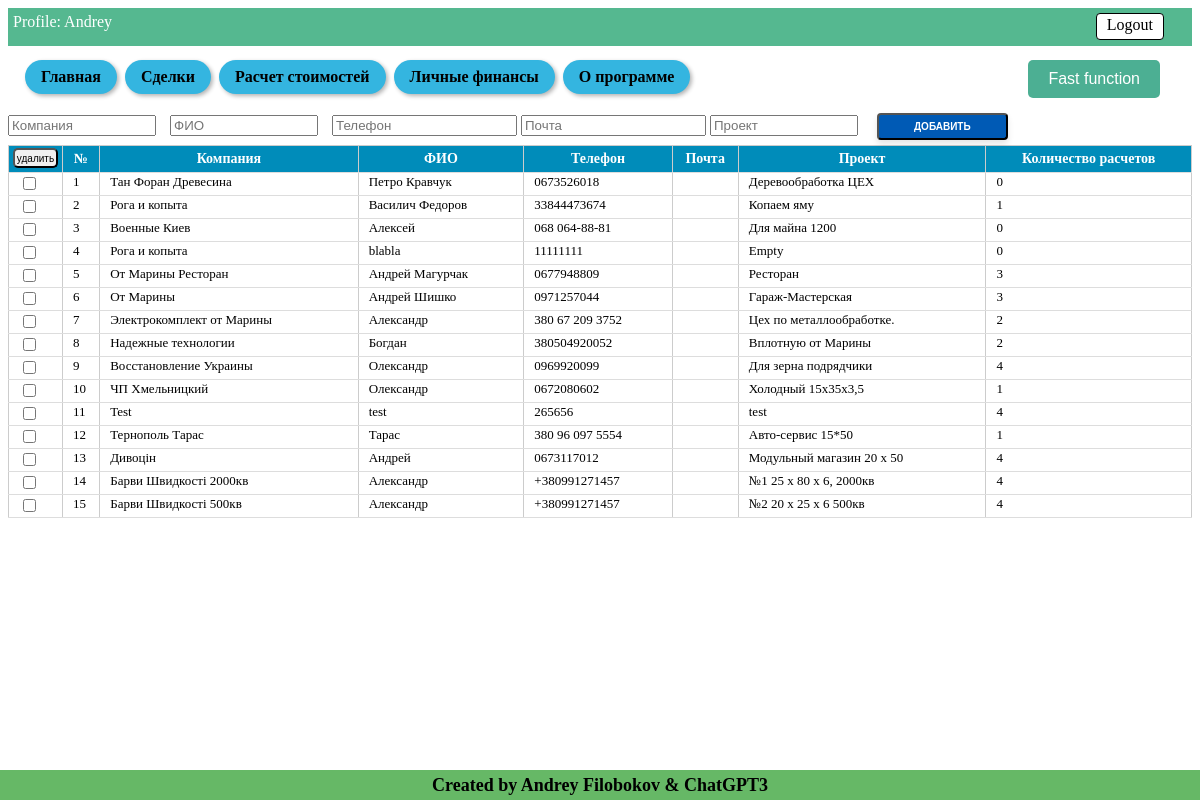
Screenshot of /leads (signed in) with the database file from the repository.
### tables this page shows
CREATE TABLE users (
id integer PRIMARY KEY AUTOINCREMENT,
name text NOT NULL,
email text NOT NULL,
psw text NOT NULL
);

CREATE TABLE lead (id integer PRIMARY KEY AUTOINCREMENT, unique_ID TEXT, company text NOT NULL, name text NOT NULL, phone text NOT NULL, mail text NOT NULL, project text NOT NULL, amount_calc INTEGER DEFAULT (0), job_title text NOT NULL, price text NOT NULL, profit text NOT NULL, user_email TEXT, product TEXT);

### Saleshelp.py (the view, shortened to what this page needs)
@app.route('/leads', methods=["POST", "GET"])
@login_required
def leads():
    dbase = FDataBase(get_db())
    get_new_lead = dbase.get_info_records('lead', current_user.get_user_email())
    get_new_lead = [ [row[column_name] for column_name in row.keys()] for row in get_new_lead]
    for lead in get_new_lead:
        amount_calc = dbase.get_amount_records('my_warehouse', 'lead_ID', lead[0])
        dbase.update_record_by_id("lead", lead[0], {'amount_calc': amount_calc})
        lead[7] = amount_calc
    return render_template('leads.html', title='My LEADS', menu=menu,
                           title_table_leads=title_table_leads,
                           get_new_lead=get_new_lead,
                           current_user=current_user.get_user_name(),
                           )

### Saleshelp.py (called while the page is built)
def connect_db():
    conn = sqlite3.connect(app.config['DATABASE'])
    conn.row_factory = sqlite3.Row
    return conn

def get_db():
    if not hasattr(g, 'link_db'):
        g.link_db = connect_db()
    return g.link_db

@login_manager.user_loader
def load_user(user_id):
    dbase = FDataBase(get_db())
    return UserLogin().fromDB(user_id, dbase)

### Utils/FDataBase.py (called while the page is built)
    def get_info_records(self, name_tabl, user_email, *args):
        query = ''
        if len(args) > 0:
            for column, value in args:
                query += f" AND {column} = '{value}' AND "
            query = query.rstrip(' AND')
        sql = f"SELECT * FROM {name_tabl} WHERE user_email = '{user_email}'{query}"
        try:
            self.__cur.execute(sql)
            res = self.__cur.fetchall()
            if res:
                return res
        except:
            print("Ошибка чтения из БД")
        return []

    def get_user(self, user_id):
        try:
            self.__cur.execute(f"SELECT * FROM users WHERE id = {user_id} LIMIT 1")
            res = self.__cur.fetchone()
            if not res:
                print("Пользователь не найден")
                return False
            return res
        except sqlite3.Error as e:
            print("Ошибка получения данных из БД " + str(e))
        return False

    def update_record_by_id(self, name_table, id_record, columns_values):
        new_val = ''
        for title, values in columns_values.items():
            new_val = new_val + title
            if type(values) == int:
                new_val = new_val + '=' + str(values) + ', '
            else:
                new_val = new_val + '=' + f"'{values}'" + ', '
        new_val = new_val.rstrip(', ')
        try:
            self.__cur.execute(f"UPDATE {name_table} SET {new_val} WHERE id={id_record}")
            self.__db.commit()
            return True
        except sqlite3.Error as e:
            print(f"Ошибка обновления записи {id_record} в БД {name_table} " + str(e))
            return False

    def get_amount_records(self, name_table, name_column, value_cell):
        try:
            self.__cur.execute(f"SELECT COUNT(*) FROM {name_table} WHERE {name_column} = '{value_cell}'")
            records = self.__cur.fetchone()[0]
            return records
        except sqlite3.Error as e:
            print("Ошибка получения записей из БД " + str(e))
            return False

### Utils/UserLogin.py (called while the page is built)
    def fromDB(self, user_id, db):
        self.__user = db.get_user(user_id)
        return self

### templates/leads.html (shortened to what this page needs)
{% extends 'base.html' %}
{% block information %}
Profile: {{ current_user }} <a href="{{url_for('logout')}}" class="button-logout"> Logout </a>
{% endblock %}
{% block content %}
<form action="{{url_for('leads')}}" method="POST" id="add-leads-table" class="form-table-leads">
  <div class="input-leads">
    {% for l in title_table_leads[:5] %}
    <input type="{{ l.type }}" id="{{l.name}}" name="{{l.name}}" placeholder="{{l.placeholder}}"
          {% if l.name !='mail' %} required {% endif %}>
    {% endfor %}
    <input type="submit" name="button-add-lead" value="Добавить" />
  </div>
</form>
<form action="{{url_for('leads')}}" method="POST">
  <table id="my-table">
    <thead>
      <tr>
        <th class="button-delete-lead-th">
          <input type="submit" name="button-delete-lead" value="удалить" class="button-delete-lead">
        </th>
        <th>№</th>
        {% for title_col in title_table_leads %}
        <th>{{ title_col.placeholder }}</th>
        {% endfor %}
      </tr>
    </thead>
    <tbody class="table-result">
      {% for row in get_new_lead %}
      <tr>
        <td><input type="checkbox" name="check-lead" id="check-lead" value="{{ row[0] }}"></td>
        <td><a href="{{ url_for('show_info_lead', alias=row[2] ) }}">{{ get_new_lead.index(row)+1 }}</a></td>
        {% for cell in row[2:8] %}
        <td><a href="{{ url_for('show_info_lead', alias=row[2] ) }}">{{ cell }}</a></td>
        {% endfor %}
      </tr>
      {% endfor %}
    </tbody>
  </table>
</form>
{% endblock %}

### static/css/style.css (style rules this page uses)
table { width: 90%; border-collapse: collapse; margin-bottom: 10px; }
th { background-color: #a7a1a1; font-weight: bold; }
td, th { padding: 5px; text-align: center; border: 1px solid #ccc; }
.button-logout { float: right; margin-right: 23px; }
.button-logout { padding-bottom: 5px; padding-top: 2px; padding-left: 10px; padding-right: 10px; background-color: #fff; color: #000; text-decoration: none; border: 1px solid #000; border-radius: 4px; }
.input-leads { white-space: nowrap; }
#add-leads-table input[type="text"] { display: inline-block; width: 140px; margin-right: 10px; }
#add-leads-table input[type="submit"] { display: inline-block; padding: 6px 35px; border-radius: 4px; margin: 5px; font-size: 10px; font-weight: 600; text-decoration: none; text-transform: uppercase; color: #fff; background-color: #005ab5; box-shadow: 0 4px 6px rgba(0, 0, 0, 0.1); cursor: pointer; }
.button-delete-lead-th { padding: 0px; width: 20px; white-space: nowrap; }
.button-delete-lead { width: 45px; height: 20px; border-radius: 1px; font-size: 10px; padding: 0; border-radius: 5px; margin-bottom: 2px; margin-left: 2px; margin-right: 2px; }
#my-table { border-collapse: collapse; width: 100%; }
#my-table th { background-color: #008CBA; color: white; font-weight: bold; padding: 2px; border-bottom: 1px solid #ddd; font-size: 14px; }
#my-table td { border-bottom: 1px solid #ddd; padding: 1px; padding-left: 10px; text-align: left; font-size: 13px; vertical-align: top; background-color: white; }
table td a { text-decoration: none; color: inherit; }

### rows the page displays
users: name "Andrey"
lead: get_new_lead "1", company "Тан Форан Древесина", name "Петро Кравчук", phone "0673526018", project "Деревообработка ЦЕХ", 8 "0"
lead: get_new_lead "2", company "Рога и копыта", name "Василич Федоров", phone "33844473674", project "Копаем яму", 8 "1"
lead: get_new_lead "3", company "Военные Киев", name "Алексей", phone "068 064-88-81", project "Для майна 1200", 8 "0"
lead: get_new_lead "4", company "Рога и копыта", name "blabla", phone "11111111", project "Empty", 8 "0"
lead: get_new_lead "5", company "От Марины Ресторан", name "Андрей Магурчак", phone "0677948809", project "Ресторан", 8 "3"
lead: get_new_lead "6", company "От Марины", name "Андрей Шишко", phone "0971257044", project "Гараж-Мастерская", 8 "3"
lead: get_new_lead "7", company "Электрокомплект от Марины", name "Александр", phone "380 67 209 3752", project "Цех по металлообработке.", 8 "2"
lead: get_new_lead "8", company "Надежные технологии", name "Богдан", phone "380504920052", project "Вплотную от Марины", 8 "2"
lead: get_new_lead "9", company "Восстановление Украины", name "Олександр", phone "0969920099", project "Для зерна подрядчики", 8 "4"
lead: get_new_lead "10", company "ЧП Хмельницкий", name "Олександр", phone "0672080602", project "Холодный 15х35х3,5", 8 "1"
lead: get_new_lead "11", company "Test", name "test", phone "265656", project "test", 8 "4"
lead: get_new_lead "12", company "Тернополь Тарас", name "Тарас", phone "380 96 097 5554", project "Авто-сервис 15*50", 8 "1"
lead: get_new_lead "13", company "Дивоцін", name "Андрей", phone "0673117012", project "Модульный магазин 20 х 50", 8 "4"
lead: get_new_lead "14", company "Барви Швидкості 2000кв", name "Александр", phone "+380991271457", project "№1 25 x 80 x 6, 2000кв", 8 "4"
lead: get_new_lead "15", company "Барви Швидкості 500кв", name "Александр", phone "+380991271457", project "№2 20 x 25 x 6 500кв", 8 "4"

### other values shown
{{ m.name }} "Главная" "Сделки" "Расчет стоимостей" "Личные финансы" "О программе"
{{ title_col.placeholder }} "Компания" "ФИО" "Телефон" "Почта" "Проект" "Количество расчетов"
